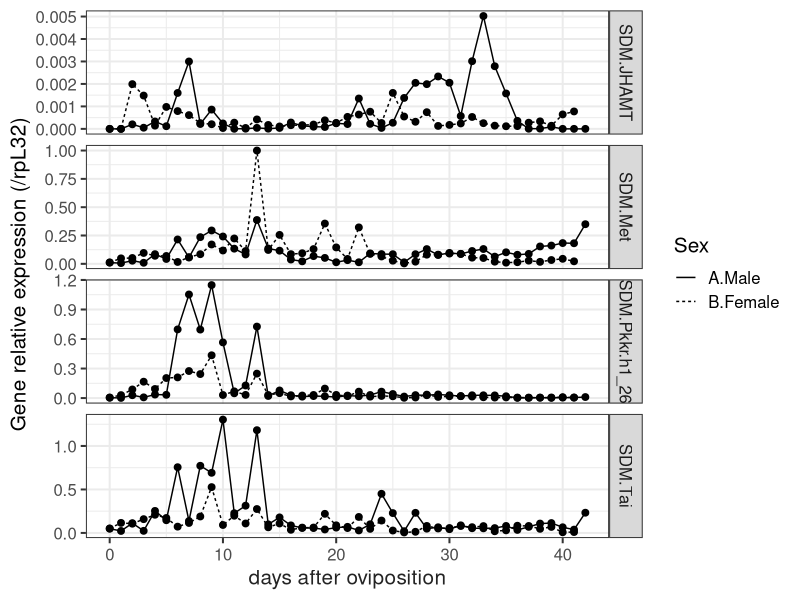
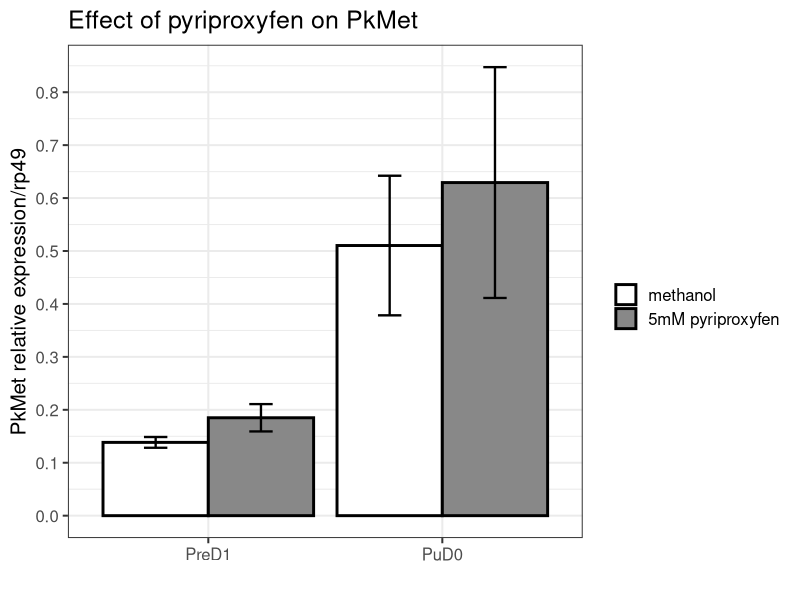
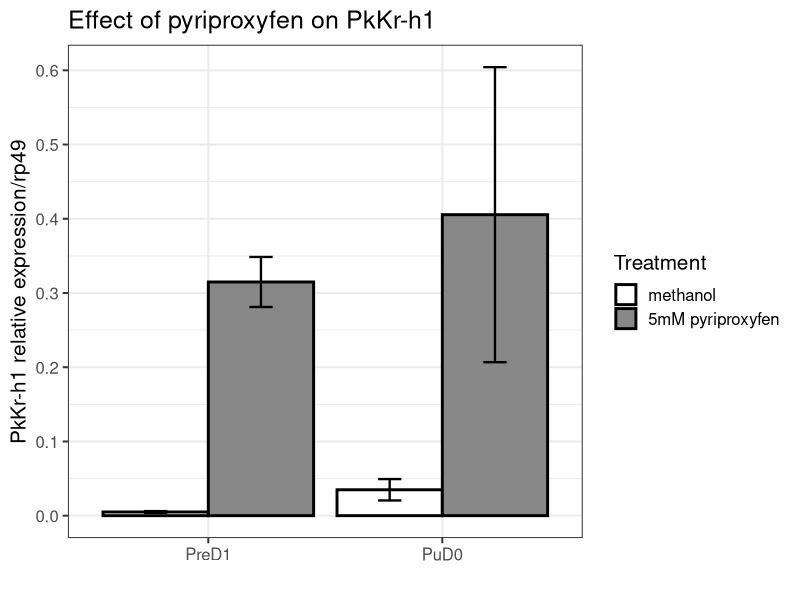
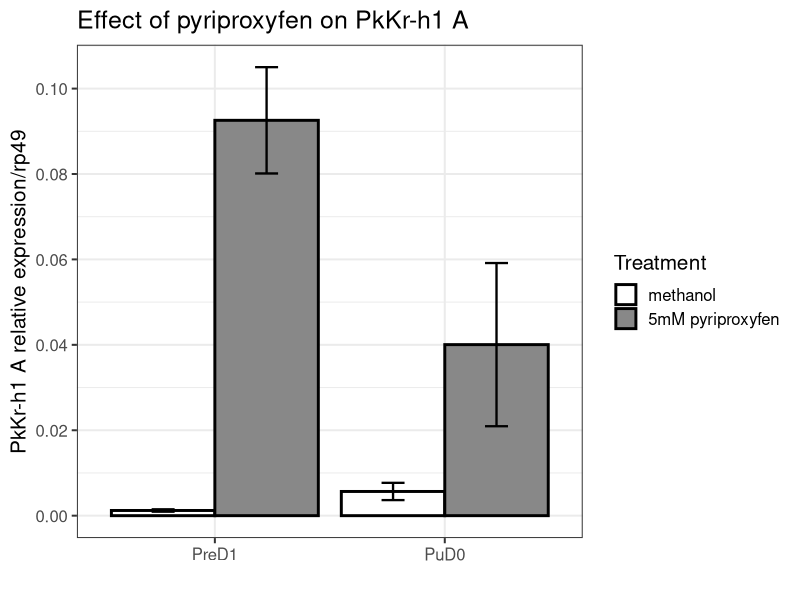
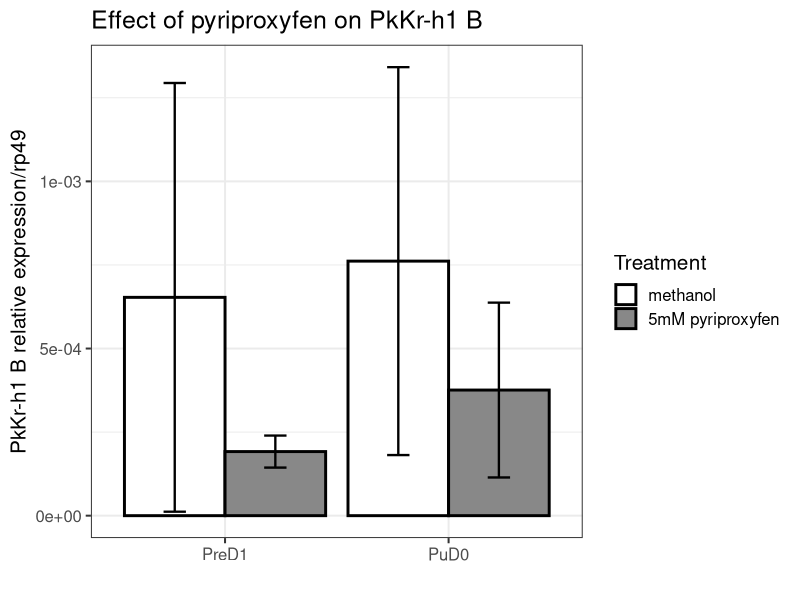
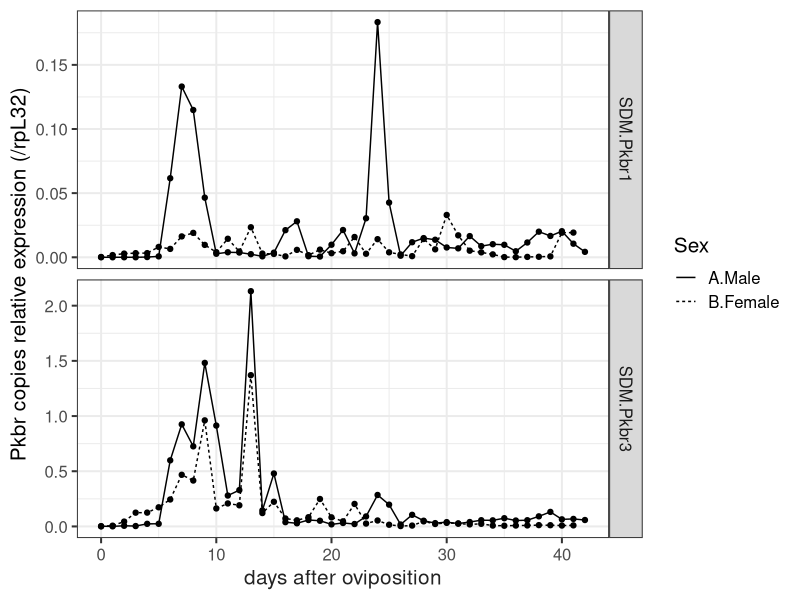
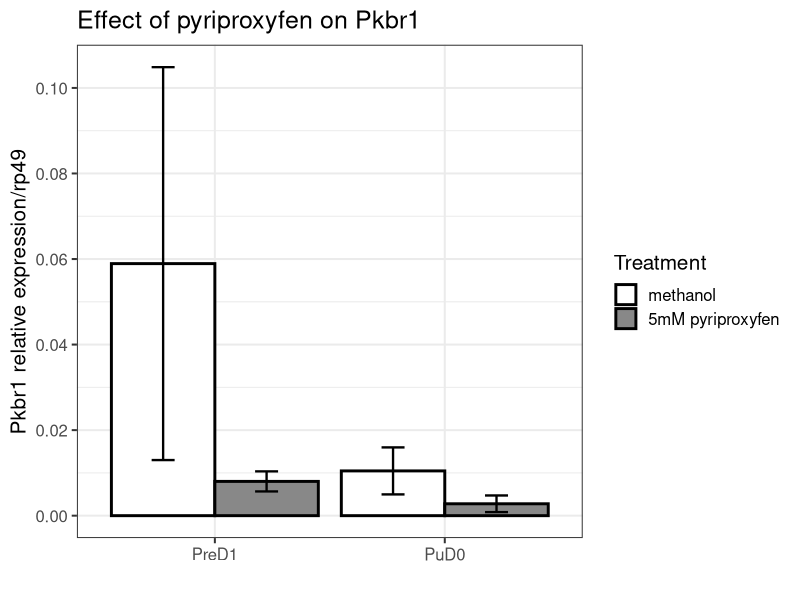
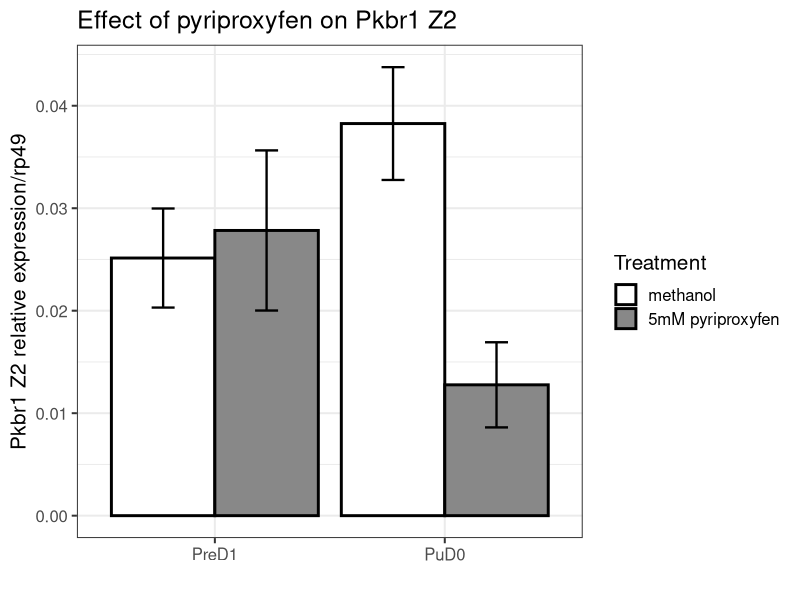

R code for these plots, in order:
## ---- chunk 1
library(ggplot2)
library(plyr)
library(tidyr)

##script source for summarizeSE: http://www.cookbook-r.com/Graphs/Plotting_means_and_error_bars_(ggplot2)/#Helper functions
## Gives count, mean, standard deviation, standard error of the mean, and confidence interval (default 95%).
##   data: a data frame.
##   measurevar: the name of a column that contains the variable to be summariezed
##   groupvars: a vector containing names of columns that contain grouping variables
##   na.rm: a boolean that indicates whether to ignore NA's
##   conf.interval: the percent range of the confidence interval (default is 95%)
summarySE <- function(data=NULL, measurevar, groupvars=NULL, na.rm=FALSE,
                      conf.interval=.95, .drop=TRUE) {
    library(plyr)

    # New version of length which can handle NA's: if na.rm==T, don't count them
    length2 <- function (x, na.rm=FALSE) {
        if (na.rm) sum(!is.na(x))
        else       length(x)
    }

    # This does the summary. For each group's data frame, return a vector with
    # N, mean, and sd
    datac <- ddply(data, groupvars, .drop=.drop,
      .fun = function(xx, col) {
        c(N    = length2(xx[[col]], na.rm=na.rm),
          mean = mean   (xx[[col]], na.rm=na.rm),
          sd   = sd     (xx[[col]], na.rm=na.rm)
        )
      },
      measurevar
    )

    # Rename the "mean" column    
    datac <- rename(datac, c("mean" = measurevar))

    datac$se <- datac$sd / sqrt(datac$N)  # Calculate standard error of the mean

    # Confidence interval multiplier for standard error
    # Calculate t-statistic for confidence interval: 
    # e.g., if conf.interval is .95, use .975 (above/below), and use df=N-1
    ciMult <- qt(conf.interval/2 + .5, datac$N-1)
    datac$ci <- datac$se * ciMult

    return(datac)
}

## ---- chunk 2
#for details of variable in each file, cf. readme.md
dataA<-read.csv(file="expressionprofile.csv",header = TRUE)
dataB<-read.csv(file="Pyri5mM.csv",header = TRUE)

#reshaping data
dataA2<-gather(dataA,Gene,SDM,6:19)
#summarizing by gene, day afther hatching and sex
dataA3<-ddply(dataA2,~Day.after.hatching +Sex+Gene,summarise,meanrp49=mean(SDM.rp49.2),meanSDM=mean(SDM))

#normalize dataB with housekeeping gene
dataB$gene.normal<-dataB$SDM.gene/dataB$rp49.1

#making mean and error values
dataBs<-summarySE(dataB, measurevar="gene.normal", groupvars=c("Treatment","Stage.treated","Gene"))

## ---- chunk 3
Figure2<-subset(dataA3,Gene=="SDM.JHAMT"|Gene=="SDM.Met"|Gene=="SDM.Tai"|Gene=="SDM.Pkkr.h1_26")

pFig1<-ggplot(Figure2, aes(x=Day.after.hatching,y=meanSDM/meanrp49,group=Sex)) +
  geom_point(aes(linetype=Sex),size=2)+
  geom_line(aes(linetype=Sex),size=0.5)+
  theme(panel.grid.major = element_blank(), panel.grid.minor = element_blank(), panel.background = element_blank(), axis.line = element_line(colour = "black"))+
  ylab("Gene relative expression (/rpL32)") +xlab("days after oviposition") +
  theme_bw(15) + 
  theme(axis.title.x = element_text(colour = "#242424"))

pFig1+facet_grid(Gene~.,scales="free")
## ---- chunk 4
PkMet<-subset(dataBs,dataBs$Gene=="B.Met")

ggplot(PkMet, aes(x=Stage.treated, y=gene.normal, fill=Treatment)) + 
    geom_bar(position=position_dodge(), stat="identity",
             colour="black", # Use black outlines,
             size=1) +      # Thinner lines
    geom_errorbar(aes(ymin=gene.normal-se, ymax=gene.normal+se),
                  size=.8,    # Thinner lines
                  width=.2,
                  position=position_dodge(.9)) +
    xlab("") +
    ylab("PkMet relative expression/rp49") +
    scale_fill_manual(name="", # Legend label, use darker colors
                   breaks=c("A.Methanol", "B.5mM"),
                   labels=c("methanol","5mM pyriproxyfen"),
                   values=c("white", "#888888"))+
    ggtitle("Effect of pyriproxyfen on PkMet") + 
    scale_y_continuous(breaks=seq(0,2,by = 0.1)) +
    theme_bw(15)
## ---- chunk 5
PkKrh1<-subset(dataBs,dataBs$Gene=="D.kr-h1")

ggplot(PkKrh1, aes(x=Stage.treated, y=gene.normal, fill=Treatment)) + 
    geom_bar(position=position_dodge(), stat="identity",
             colour="black", # Use black outlines,
             size=1) +      # Thinner lines
    geom_errorbar(aes(ymin=gene.normal-se, ymax=gene.normal+se),
                  size=.8,    # Thinner lines
                  width=.2,
                  position=position_dodge(.9)) +
    xlab("") +
    ylab("PkKr-h1 relative expression/rp49") +
    scale_fill_manual(name="Treatment", # Legend label, use darker colors
                   breaks=c("A.Methanol", "B.5mM"),
                   labels=c("methanol","5mM pyriproxyfen"),
                   values=c("white", "#888888"))+
    ggtitle("Effect of pyriproxyfen on PkKr-h1") + 
    scale_y_continuous(breaks=seq(0,2,by = 0.1)) +
    theme_bw(15)
## ---- chunk 6
PkKrh1A<-subset(dataBs,(dataBs$Gene=="E.Pkkr-h1A"))

ggplot(PkKrh1A, aes(x=Stage.treated, y=gene.normal, fill=Treatment)) + 
    geom_bar(position=position_dodge(), stat="identity",
             colour="black", # Use black outlines,
             size=1) +      # Thinner lines
    geom_errorbar(aes(ymin=gene.normal-se, ymax=gene.normal+se),
                  size=.8,    # Thinner lines
                  width=.2,
                  position=position_dodge(.9)) +
    xlab("") +
    ylab("PkKr-h1 A relative expression/rp49") +
    scale_fill_manual(name="Treatment", # Legend label, use darker colors
                   breaks=c("A.Methanol", "B.5mM"),
                   labels=c("methanol","5mM pyriproxyfen"),
                   values=c("white", "#888888"))+
    ggtitle("Effect of pyriproxyfen on PkKr-h1 A") + 
    scale_y_continuous(breaks=seq(0,2,by = 0.02)) +
    theme_bw(15)
## ---- chunk 7
PkKrh1B<-subset(dataBs,(dataBs$Gene=="F.Pkkr-h1B"))

ggplot(PkKrh1B, aes(x=Stage.treated, y=gene.normal, fill=Treatment)) + 
    geom_bar(position=position_dodge(), stat="identity",
             colour="black", # Use black outlines,
             size=1) +      # Thinner lines
    geom_errorbar(aes(ymin=gene.normal-se, ymax=gene.normal+se),
                  size=.8,    # Thinner lines
                  width=.2,
                  position=position_dodge(.9)) +
    xlab("") +
    ylab("PkKr-h1 B relative expression/rp49") +
    scale_fill_manual(name="Treatment", # Legend label, use darker colors
                   breaks=c("A.Methanol", "B.5mM"),
                   labels=c("methanol","5mM pyriproxyfen"),
                   values=c("white", "#888888"))+
    ggtitle("Effect of pyriproxyfen on PkKr-h1 B") + 
    scale_y_continuous(breaks=seq(0,2,by = 0.0005)) +
    theme_bw(15)

## ---- chunk 8
#subsetting original data for statistical tests prepupae
prepupatestMet<-subset(dataB,dataB$Stage.treated=="PreD1" & dataB$Gene=="B.Met")
t.test(gene.normal~Treatment,data=prepupatestMet)

prepupatestPkkrh1<-subset(dataB,dataB$Stage.treated=="PreD1" & dataB$Gene=="D.kr-h1")
t.test(gene.normal~Treatment,data=prepupatestPkkrh1)

prepupatestPkkrh1A<-subset(dataB,dataB$Stage.treated=="PreD1" & dataB$Gene=="E.Pkkr-h1A")
t.test(gene.normal~Treatment,data=prepupatestPkkrh1A)

prepupatestPkkrh1B<-subset(dataB,dataB$Stage.treated=="PreD1" & dataB$Gene=="F.Pkkr-h1B")
t.test(gene.normal~Treatment,data=prepupatestPkkrh1B)

#subsetting original data for statistical tests pupae
pupatestMet<-subset(dataB,dataB$Stage.treated=="PuD0" & dataB$Gene=="B.Met")
t.test(gene.normal~Treatment,data=pupatestMet)

pupatestPkkrh1<-subset(dataB,dataB$Stage.treated=="PuD0" & dataB$Gene=="D.kr-h1")
t.test(gene.normal~Treatment,data=pupatestPkkrh1)

pupatestPkkrh1A<-subset(dataB,dataB$Stage.treated=="PuD0" & dataB$Gene=="E.Pkkr-h1A")
t.test(gene.normal~Treatment,data=pupatestPkkrh1A)

pupatestPkkrh1B<-subset(dataB,dataB$Stage.treated=="PuD0" & dataB$Gene=="F.Pkkr-h1B")
t.test(gene.normal~Treatment,data=pupatestPkkrh1B)
## ---- chunk 9
Figure5<-subset(dataA3,Gene=="SDM.Pkbr1"|Gene=="SDM.Pkbr3")
pFig5<-ggplot(Figure5, aes(x=Day.after.hatching,y=meanSDM/meanrp49,group=Sex)) +
   geom_point(aes(linetype=Sex))+
   geom_line(aes(linetype=Sex))+
  theme(panel.grid.major = element_blank(), panel.grid.minor = element_blank(), panel.background = element_blank(), axis.line = element_line(colour = "black"))+
  ylab("Pkbr copies relative expression (/rpL32)") +xlab("days after oviposition") +
  theme_bw(15) + 
  theme(axis.title.x = element_text(colour = "#242424"))

pFig5+facet_grid(Gene~.,scale="free")

## ---- chunk 10
Pkbr1<-subset(dataBs,dataBs$Gene=="G.Pkbr1")

ggplot(Pkbr1, aes(x=Stage.treated, y=gene.normal, fill=Treatment)) + 
    geom_bar(position=position_dodge(), stat="identity",
             colour="black", # Use black outlines,
             size=1) +      # Thinner lines
    geom_errorbar(aes(ymin=gene.normal-se, ymax=gene.normal+se),
                  size=.8,    # Thinner lines
                  width=.2,
                  position=position_dodge(.9)) +
    xlab("") +
    ylab("Pkbr1 relative expression/rp49") +
    scale_fill_manual(name="Treatment", # Legend label, use darker colors
                   breaks=c("A.Methanol", "B.5mM"),
                   labels=c("methanol","5mM pyriproxyfen"),
                   values=c("white", "#888888"))+
    ggtitle("Effect of pyriproxyfen on Pkbr1") + 
    scale_y_continuous(breaks=seq(0,2,by = 0.02)) +
    theme_bw(15)
## ---- chunk 11
Pkbr1Z2<-subset(dataBs,dataBs$Gene=="H.Pkbr1.Z2")

ggplot(Pkbr1Z2, aes(x=Stage.treated, y=gene.normal, fill=Treatment)) + 
    geom_bar(position=position_dodge(), stat="identity",
             colour="black", # Use black outlines,
             size=1) +      # Thinner lines
    geom_errorbar(aes(ymin=gene.normal-se, ymax=gene.normal+se),
                  size=.8,    # Thinner lines
                  width=.2,
                  position=position_dodge(.9)) +
    xlab("") +
    ylab("Pkbr1 Z2 relative expression/rp49") +
    scale_fill_manual(name="Treatment", # Legend label, use darker colors
                   breaks=c("A.Methanol", "B.5mM"),
                   labels=c("methanol","5mM pyriproxyfen"),
                   values=c("white", "#888888"))+
    ggtitle("Effect of pyriproxyfen on Pkbr1 Z2") + 
    scale_y_continuous(breaks=seq(0,2,by = 0.01)) +
    theme_bw(15)
## ---- chunk 12
Pkbr1Z4<-subset(dataBs,dataBs$Gene=="I.Pkbr1.Z4")

ggplot(Pkbr1Z4, aes(x=Stage.treated, y=gene.normal, fill=Treatment)) + 
    geom_bar(position=position_dodge(), stat="identity",
             colour="black", # Use black outlines,
             size=1) +      # Thinner lines
    geom_errorbar(aes(ymin=gene.normal-se, ymax=gene.normal+se),
                  size=.8,    # Thinner lines
                  width=.2,
                  position=position_dodge(.9)) +
    xlab("") +
    ylab("Pkbr1 Z4 relative expression/rp49") +
    scale_fill_manual(name="Treatment", # Legend label, use darker colors
                   breaks=c("A.Methanol", "B.5mM"),
                   labels=c("methanol","5mM pyriproxyfen"),
                   values=c("white", "#888888"))+
    ggtitle("Effect of pyriproxyfen on Pkbr1 Z4") + 
    scale_y_continuous(breaks=seq(0,2,by = 0.01)) +
    theme_bw(15)
## ---- chunk 13
Pkbr3<-subset(dataBs,dataBs$Gene=="M.Pkbr3")

ggplot(Pkbr3, aes(x=Stage.treated, y=gene.normal, fill=Treatment)) + 
    geom_bar(position=position_dodge(), stat="identity",
             colour="black", # Use black outlines,
             size=1) +      # Thinner lines
    geom_errorbar(aes(ymin=gene.normal-se, ymax=gene.normal+se),
                  size=.8,    # Thinner lines
                  width=.2,
                  position=position_dodge(.9)) +
    xlab("") +
    ylab("Pkbr3 relative expression/rp49") +
    scale_fill_manual(name="Treatment", # Legend label, use darker colors
                   breaks=c("A.Methanol", "B.5mM"),
                   labels=c("methanol","5mM pyriproxyfen"),
                   values=c("white", "#888888"))+
    ggtitle("Effect of pyriproxyfen on Pkbr3") + 
    scale_y_continuous(breaks=seq(0,2,by = 0.1)) +
    theme_bw(15)
## ---- chunk 14
Pkbr3Z2<-subset(dataBs,dataBs$Gene=="N.Pkbr3.Z2")

ggplot(Pkbr3Z2, aes(x=Stage.treated, y=gene.normal, fill=Treatment)) + 
    geom_bar(position=position_dodge(), stat="identity",
             colour="black", # Use black outlines,
             size=1) +      # Thinner lines
    geom_errorbar(aes(ymin=gene.normal-se, ymax=gene.normal+se),
                  size=.8,    # Thinner lines
                  width=.2,
                  position=position_dodge(.9)) +
    xlab("") +
    ylab("Pkbr3 Z2 relative expression/rp49") +
    scale_fill_manual(name="Treatment", # Legend label, use darker colors
                   breaks=c("A.Methanol", "B.5mM"),
                   labels=c("methanol","5mM pyriproxyfen"),
                   values=c("white", "#888888"))+
    ggtitle("Effect of pyriproxyfen on Pkbr3 Z2") + 
    scale_y_continuous(breaks=seq(0,2,by = 0.1)) +
    theme_bw(15)
## ---- chunk 15
#subsetting original data for statistical tests prepupae
prepupatestPkbr1<-subset(dataB,dataB$Stage.treated=="PreD1" & dataB$Gene=="G.Pkbr1")
t.test(gene.normal~Treatment,data=prepupatestPkbr1)

prepupatestPkbr1z2<-subset(dataB,dataB$Stage.treated=="PreD1" & dataB$Gene=="H.Pkbr1.Z2")
t.test(gene.normal~Treatment,data=prepupatestPkbr1z2)

prepupatestPkbr1z4<-subset(dataB,dataB$Stage.treated=="PreD1" & dataB$Gene=="I.Pkbr1.Z4")
t.test(gene.normal~Treatment,data=prepupatestPkbr1z4)

prepupatestPkbr2<-subset(dataB,dataB$Stage.treated=="PreD1" & dataB$Gene=="J.Pkbr2")
t.test(gene.normal~Treatment,data=prepupatestPkbr2)

prepupatestPkbr2z2<-subset(dataB,dataB$Stage.treated=="PreD1" & dataB$Gene=="K.Pkbr2.Z2")
t.test(gene.normal~Treatment,data=prepupatestPkbr2z2)

prepupatestPkbr2z4<-subset(dataB,dataB$Stage.treated=="PreD1" & dataB$Gene=="L.Pkbr2.Z4")
t.test(gene.normal~Treatment,data=prepupatestPkbr2z4)

prepupatestPkbr3<-subset(dataB,dataB$Stage.treated=="PreD1" & dataB$Gene=="M.Pkbr3")
t.test(gene.normal~Treatment,data=prepupatestPkbr3)

prepupatestPkbr3z2<-subset(dataB,dataB$Stage.treated=="PreD1" & dataB$Gene=="N.Pkbr3.Z2")
t.test(gene.normal~Treatment,data=prepupatestPkbr3z2)
## ---- chunk 16
#subsetting original data for statistical tests pupae
pupatestPkbr1<-subset(dataB,dataB$Stage.treated=="PuD0" & dataB$Gene=="G.Pkbr1")
t.test(gene.normal~Treatment,data=pupatestPkbr1)

pupatestPkbr1z2<-subset(dataB,dataB$Stage.treated=="PuD0" & dataB$Gene=="H.Pkbr1.Z2")
t.test(gene.normal~Treatment,data=pupatestPkbr1z2)

pupatestPkbr1z4<-subset(dataB,dataB$Stage.treated=="PuD0" & dataB$Gene=="I.Pkbr1.Z4")
t.test(gene.normal~Treatment,data=pupatestPkbr1z4)

pupatestPkbr2<-subset(dataB,dataB$Stage.treated=="PuD0" & dataB$Gene=="J.Pkbr2")
t.test(gene.normal~Treatment,data=pupatestPkbr2)

pupatestPkbr2z2<-subset(dataB,dataB$Stage.treated=="PuD0" & dataB$Gene=="K.Pkbr2.Z2")
t.test(gene.normal~Treatment,data=pupatestPkbr2z2)

pupatestPkbr2z4<-subset(dataB,dataB$Stage.treated=="PuD0" & dataB$Gene=="L.Pkbr2.Z4")
t.test(gene.normal~Treatment,data=pupatestPkbr2z4)

pupatestPkbr3<-subset(dataB,dataB$Stage.treated=="PuD0" & dataB$Gene=="M.Pkbr3")
t.test(gene.normal~Treatment,data=pupatestPkbr3)

pupatestPkbr3z2<-subset(dataB,dataB$Stage.treated=="PuD0" & dataB$Gene=="N.Pkbr3.Z2")
t.test(gene.normal~Treatment,data=pupatestPkbr3z2)
